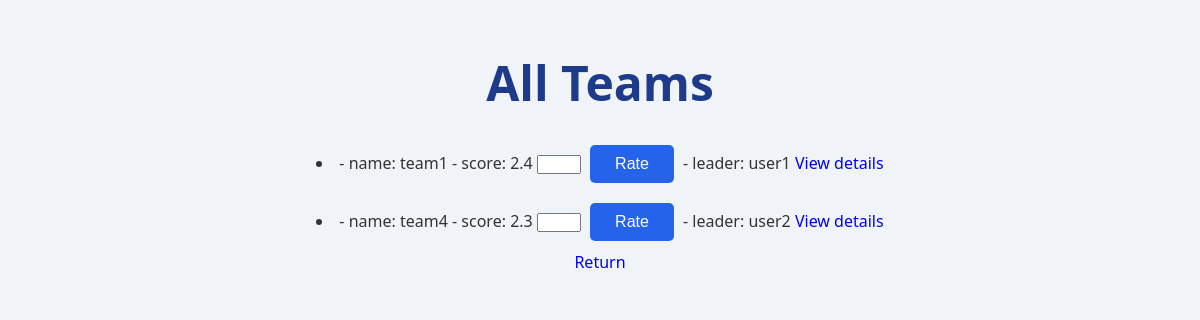
The page /teams/ (signed in) on the database as committed earlier.
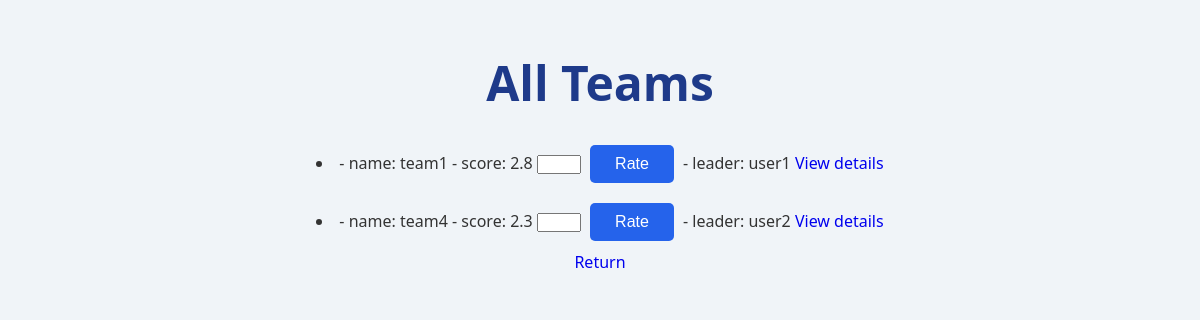
The same page on the database as committed later.
### main/models.py (models this page shows, shortened)
class Team(models.Model):
    name = models.CharField(max_length=20)
    members = models.ManyToManyField(User, related_name="teams")
    max_members = models.PositiveIntegerField(default=5)
    leader = models.ForeignKey(User, on_delete=models.CASCADE, related_name="led_teams")
    teamwork_score = models.DecimalField(max_digits=2,
                                         decimal_places=1,
                                         validators=[MinValueValidator(1.0), MaxValueValidator(5.0)],
                                         null=True, blank=True
    )
    score_count = models.IntegerField(default=0)
    created_at = models.DateTimeField(auto_now_add=True)

class User(AbstractUser):
    CHARACTER_TYPES = [
        ('LEADER', 'Leader'),
        ('SUPPORTER', 'Supporter'),
        ('THINKER', 'Thinker'),
        ('DOER', 'Doer'),
        ('CONNECTOR', 'Connector'),
    ]
    username = models.CharField(max_length=20, unique=True)
    email = models.EmailField(unique=True)
    type = models.CharField(max_length=20, choices=CHARACTER_TYPES)
    skills = models.CharField(max_length=100, blank=True)
    score = models.DecimalField(max_digits=2,
                                decimal_places=1,
                                validators=[MinValueValidator(1.0), MaxValueValidator(5.0)],
                                null=True, blank=True
    )
    score_count = models.IntegerField(default=0)
    is_available = models.BooleanField(default=True)
    created_at = models.DateTimeField(auto_now_add=True)

### main/views.py (the view, shortened to what this page needs)
# urls.py: path('teams/', TeamListView.as_view(), name='teams'),
class TeamListView(LoginRequiredMixin, ListView):
    model = Team
    template_name = 'main/teams_list.html'
    context_object_name = 'teams'
    def get_queryset(self):
        user = self.request.user
        return Team.objects.filter(members=user)

### main/templates/main/teams_list.html (shortened to what this page needs)
<!DOCTYPE html>
<html>
<head>
        {% load static %}
        <link rel="stylesheet" href="{% static 'main/styles.css' %}">
</head>
<body>
    <h1>All Teams</h1>
    {% for team in teams %}
      <li>
        - name: {{ team.name }}
        - score: {{ team.teamwork_score }}
        <form method="post" style="display: inline">
          <input type="number" name="score" min="1" max="5" required>
          <button type="submit">Rate</button>
        </form>
        - leader: {{ team.leader.username }}
        <a href="{% url 'team_details' team.pk %}">View details</a>
      </li>
    {% endfor %}
    <a href="{% url 'dashboard' %}">Return</a>
</body>
</html>

Rows that differ between the two databases and show on the page:
changed Team "team1": teamwork_score "2.4" → "2.8"
